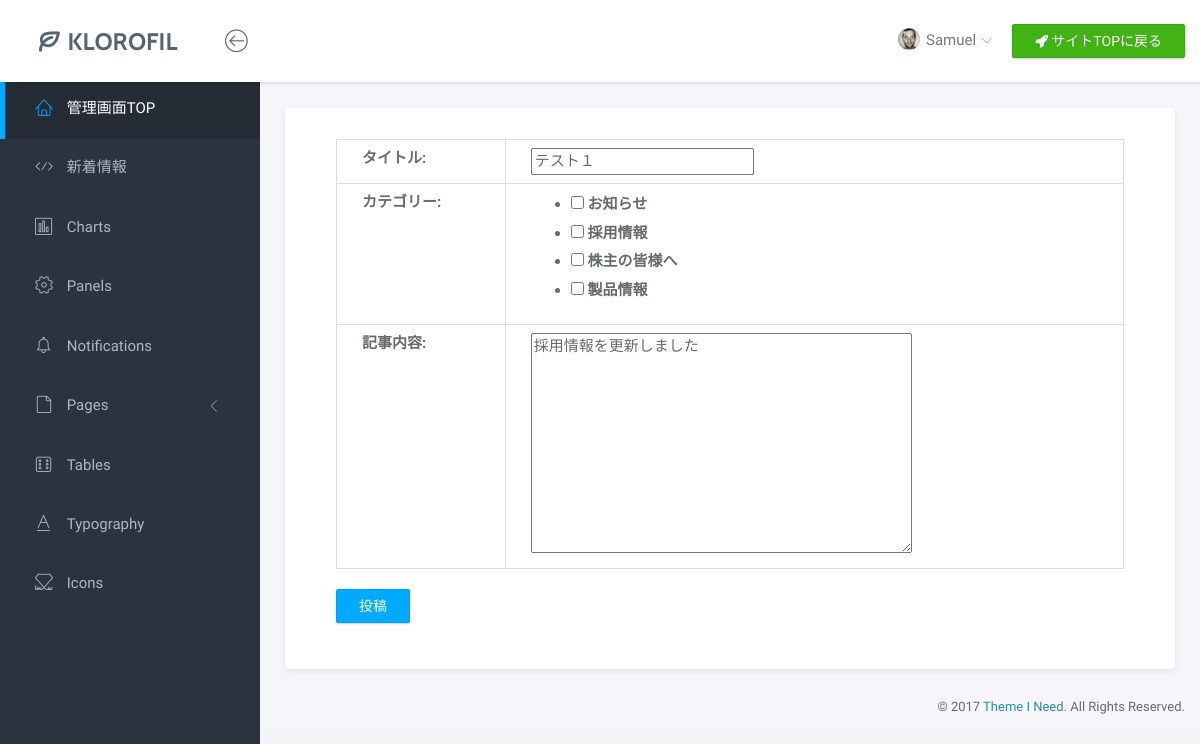
Before: /system/news/1/ (signed in) with the older database file.
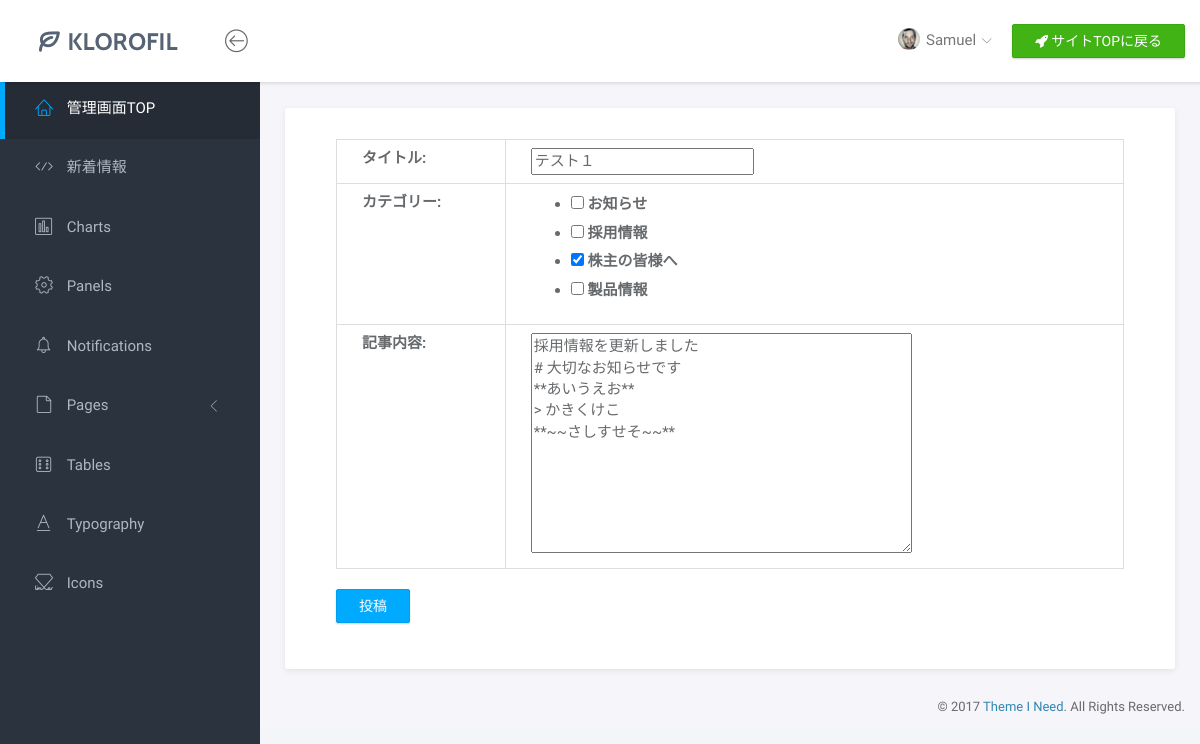
After: the same page with the newer database file.
### site2/models.py (models this page shows, shortened)
class News(models.Model):
    title = models.CharField(max_length=100, verbose_name='タイトル')
    category = models.ManyToManyField(Category, verbose_name='カテゴリー')
    content = MDTextField(max_length=500, verbose_name='記事内容')
    data = models.DateTimeField(auto_now_add=True, verbose_name='投稿日')

### system/views.py (the view)
# urls.py: path('system/news/<int:pk>/', views.news_edit, name='news_edit'),
@login_required
def news_edit(request, pk):
    obj = News.objects.get(id=pk)
    if (request.method == 'POST'):
        form = NewsForm(request.POST, instance=obj)
        if form.is_valid():
            form.save()
            return redirect(to='/system/news')
    params = {
        'form': NewsForm(instance=obj),
        'id': pk,
    }
    return render(request, 'system/news_edit.html', params)

### system/forms.py
class NewsForm(forms.ModelForm):
    class Meta:
        model = News
        fields = ('title', 'category', 'content',)
        widgets = {
            'category' :forms.CheckboxSelectMultiple,
        }

### site2/models.py (called while the page is built)
    def __str__(self):
        return self.name

### system/templates/system/news_edit.html (shortened to what this page needs)
{% extends 'base_system.html' %}
{% load static %}
		{% block body %}
		<div class="main">
			<div class="main-content">
				<div class="container-fluid">
					<div class="panel panel-headline">
						<div class="panel-heading">
							<body>
									<form action="{% url 'system:news_edit' id %}" method="POST">
									<div class="panel-body">
										<table class="table table-bordered">
											<tbody>
												{{ form.as_table }}
											</tbody>
										</table>
										<p><input type="submit" value="投稿" class="btn btn-primary"></p>
									</div>
									</form>
							</body>
						</div>
					</div>
	</div>
{% endblock body %}

Changed rows visible on the page:
changed News "テスト１": content "採用情報を更新しました" → "採用情報を更新しました # 大切なお知らせです **あいうえお** > かきくけこ **~~さしすせそ~~**"
Other visible differences:
form field category: "☐ ☐ ☐ ☐" → "☐ ☐ ☑ ☐"
